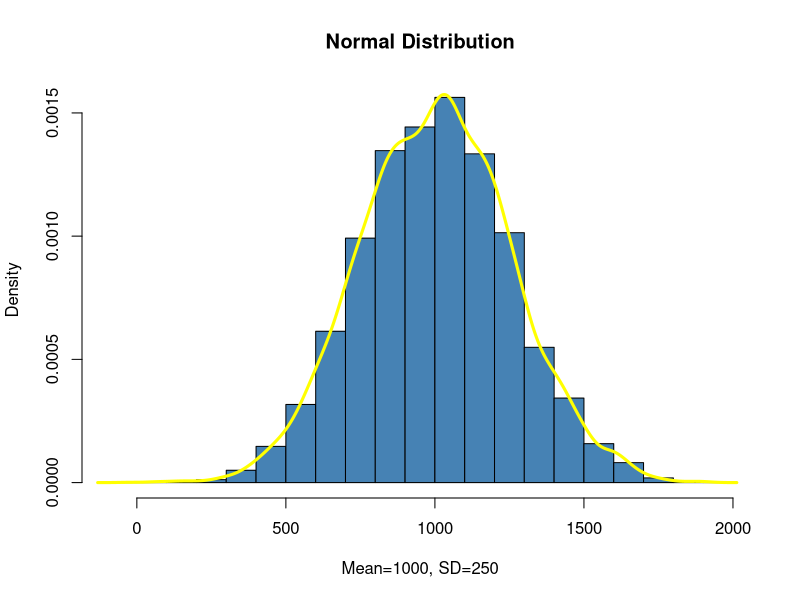

The R script that drew this image:
#--------------------------------------------------------------------------
# Copyright, Digital Scholarship Hub. All rights reserved.
#--------------------------------------------------------------------------

# Run the following lines of code in console separately once
# and directly from the script area once  
2+2
2-2
2*2
2/2
3%%2

#------------------------------------------------------------------------

#Assigning values to variables
x <- 3
y <- 5
x+y

z <- x+y
z

#------------------------------------------------------------------------

# PACKAGES

install.packages(C("psych" , "dplyr" , "magrittr"))
library(psych)
library(dplyr)
library(magrittr)

#------------------------------------------------------------------------

# Vectors
x <- c(9, 8, 7, 6)
typeof(x)
length(x)
x[1]
x[3]

x <- c(2:5)
x
typeof(x)

x <- c(9, 8, 7, 6.32)
typeof(x)

x <- c(9, 8, "Hello")
typeof(x)
#------------------------------------------------------------------------

# Analyzing a Vector

x <- c(1,2,3,4)
class(x)
str(x)
length(x)
is.na(x)
is.null(x)


x <- c(TRUE,FALSE, TRUE,TRUE)
class(x)
str(x)
length(x)

x <- c(1,2,3,NA)
is.na(x)

x <- c()
is.null(x)

#------------------------------------------------------------------------

#Subsetting a vector
x <- c("A","B","C","D","E")
x[1]
x[4]
x[1:4]
x[c(1,4)]
x[-c(1,4)]

#------------------------------------------------------------------------

# Sorting a vector
sort(x)
order(x)
x[order(x)]

sort(x, decreasing = TRUE)
order(x, decreasing = TRUE)
x[order(x, decreasing = TRUE)]
#------------------------------------------------------------------------

#LOGICAL OPERATORS
x <- c(1:6)
x

x<3
x<=3

x>3
x>=3

x==2
x!=2

x <- c(T, F, T, F)
y <- c(T, T, F, F)
x&y
x|y
!x
#------------------------------------------------------------------------

# Data Frame
Numbers = c(1, 2, 3, 4) 
Alphabets = c("A", "B", "C", "D") 
Boolean = c(TRUE, FALSE, TRUE, TRUE)
Float = c(1.1, 2.2, 3.3, 4.4)
df = data.frame(Numbers, Alphabets, Boolean, Float)
df


#------------------------------------------------------------------------

# Analyzing a DataFrame

dim(df)
ncol(df)
nrow(df)
str(df)
names(df)
colnames(df)
rownames(df)

head(df,2)
tail(df,2)

#------------------------------------------------------------------------

# Subsetting a data frame
# Only columns
df[1]
df[c(1,4)]
df[-c(1,4)]
df[c(1:4)]

# Rows and columns
df[c(1,3) , c(2,4)]
df[c(1:3) , c(2:4)]

#------------------------------------------------------------------------

# UNIVARIATE ANALYSIS

# Factor

library(datasets)
data("mtcars")
mtcars$cyl <- as.factor(mtcars$cyl)
mtcars$vs <- as.factor(mtcars$vs)
mtcars$am <- as.factor(mtcars$am)
mtcars$gear <- as.factor(mtcars$gear)
mtcars$carb <- as.factor(mtcars$carb)
str(mtcars)

tab <- table(mtcars$am)
tab

prop.table(tab)

summary(mtcars[,c("cyl" , "vs" , "am" , "gear" , "carb")])

#-------------------------------------------

# Numeric

mean(mtcars$mpg)
median(mtcars$mpg)
min(mtcars$mpg)
max(mtcars$mpg)
range(mtcars$mpg)
quantile(mtcars$mpg)
summary(mtcars$mpg)

#------------------------------------------------------------------------

# BIVARIATE ANALYSIS

# Two Factors

data(esoph)
View(esoph)
str(esoph)

tab <- table(esoph$agegp, esoph$alcgp)
tab

prop_tab <- prop.table(tab)
prop_tab

addmargins(tab)
addmargins(prop_tab)
round(prop_tab,2)
round(addmargins(prop_tab),2)

prop_tab1 <- prop.table(tab, margin=1)
round(addmargins(prop_tab1),2)

prop_tab2 <- prop.table(tab, margin=2)
round(addmargins(prop_tab2),2)

#-------------------------------------------

# Two Numeric
data(mtcars)
View(mtcars)

cor(mtcars$mpg , mtcars$hp)
cor(mtcars$disp , mtcars$hp)

#-------------------------------------------

# One Factor & One Numeric
aggregate(mpg ~ cyl, data = mtcars, FUN = "mean")
aggregate(mpg ~ cyl, data = mtcars, FUN = "sd")

mtcars %>% group_by(cyl) %>% summarise(avg=mean(mpg) , median=median(mpg) , std=sd(mpg))

describeBy(mtcars$mpg , mtcars$cyl)

#------------------------------------------------------------------------

# Probability

#Random normal distribution
rnorm(mean=1000, sd=250, 100)

# Histogram
values <- rnorm(mean=1000, sd=250, 10000)
hist(values, main="Normal Distribution", col="steelblue", xlab="Mean=1000, SD=250", freq=F)
lines(density(values), col="yellow", lwd=3)

# Percentile given observed value
pnorm(65 , 50 , 10)

# Value given a percentile
qnorm(0.9 , 50 , 10)